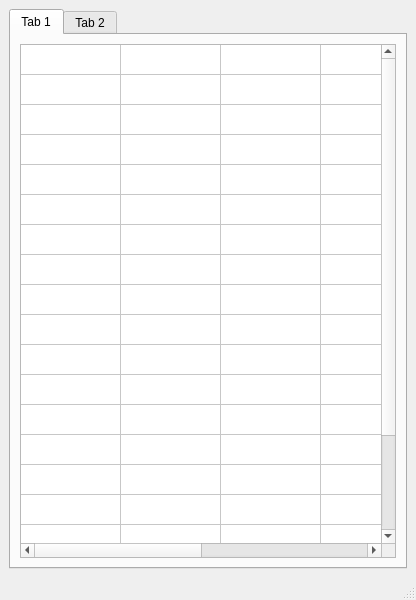
<?xml version="1.0" encoding="UTF-8"?>
<ui version="4.0">
 <class>MainWindow</class>
 <widget class="QMainWindow" name="MainWindow">
  <property name="geometry">
   <rect>
    <x>0</x>
    <y>0</y>
    <width>416</width>
    <height>600</height>
   </rect>
  </property>
  <property name="windowTitle">
   <string>MainWindow</string>
  </property>
  <widget class="QWidget" name="centralwidget">
   <layout class="QGridLayout" name="gridLayout">
    <item row="0" column="0">
     <widget class="QTabWidget" name="tabWidget">
      <widget class="QWidget" name="tab">
       <attribute name="title">
        <string>Tab 1</string>
       </attribute>
       <layout class="QGridLayout" name="gridLayout_2">
        <item row="0" column="0">
         <widget class="QTableWidget" name="tableWidget">
          <property name="midLineWidth">
           <number>-2</number>
          </property>
          <property name="rowCount">
           <number>20</number>
          </property>
          <property name="columnCount">
           <number>6</number>
          </property>
          <attribute name="horizontalHeaderVisible">
           <bool>false</bool>
          </attribute>
          <attribute name="verticalHeaderVisible">
           <bool>false</bool>
          </attribute>
          <row/>
          <row/>
          <row/>
          <row/>
          <row/>
          <row/>
          <row/>
          <row/>
          <row/>
          <row/>
          <row/>
          <row/>
          <row/>
          <row/>
          <row/>
          <row/>
          <row/>
          <row/>
          <row/>
          <row/>
          <column/>
          <column/>
          <column/>
          <column/>
          <column/>
          <column/>
         </widget>
        </item>
       </layout>
      </widget>
      <widget class="QWidget" name="tab_2">
       <attribute name="title">
        <string>Tab 2</string>
       </attribute>
      </widget>
     </widget>
    </item>
   </layout>
  </widget>
  <widget class="QMenuBar" name="menubar">
   <property name="geometry">
    <rect>
     <x>0</x>
     <y>0</y>
     <width>416</width>
     <height>21</height>
    </rect>
   </property>
  </widget>
  <widget class="QStatusBar" name="statusbar"/>
 </widget>
 <resources/>
 <connections/>
</ui>
